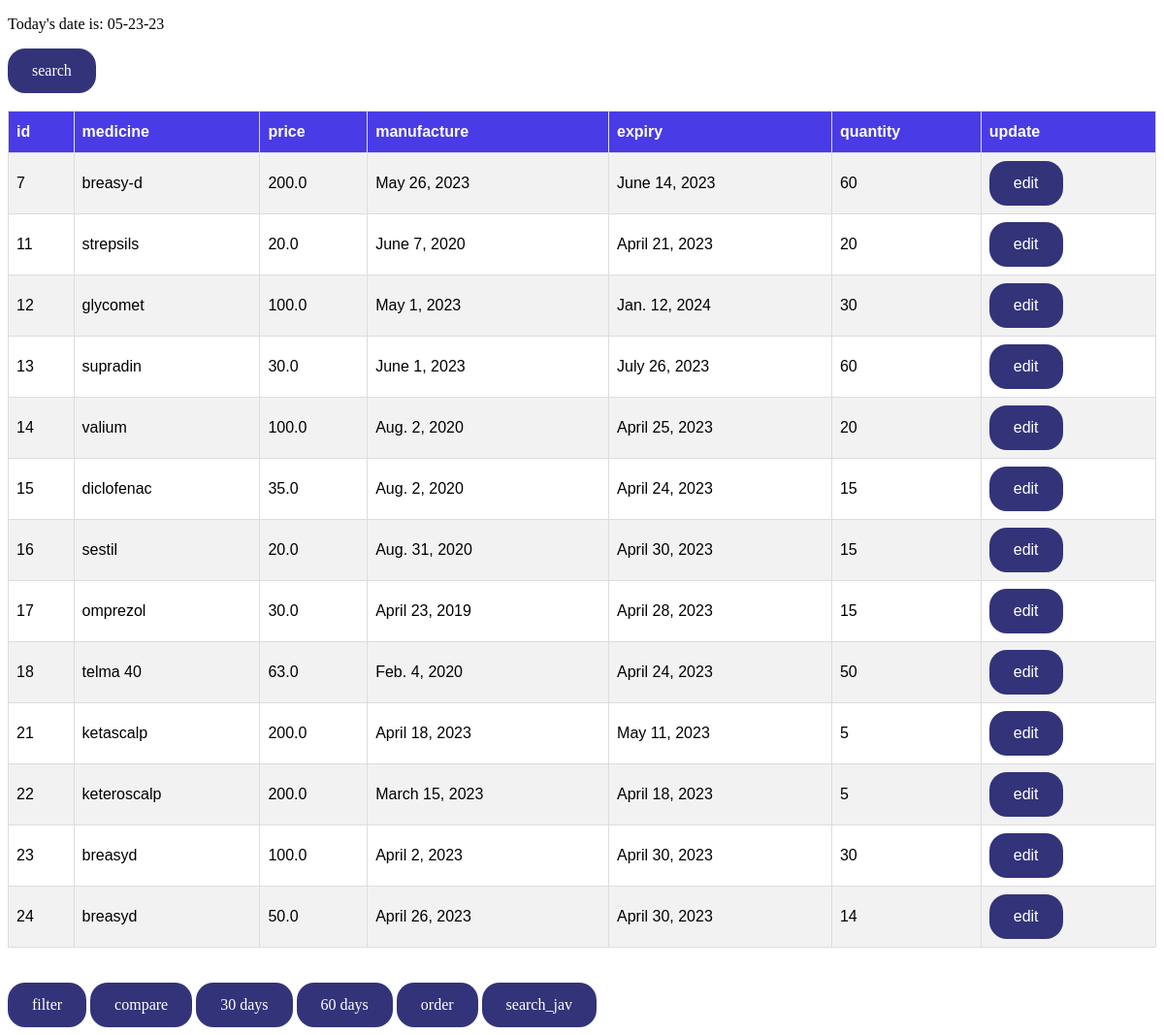
The page / on the database its author committed.
### aap/models.py (models this page shows, shortened)
class products(models.Model):
    id = models.AutoField(primary_key=True)
    medicine =models.CharField(max_length=200,null=True)
    price =models.FloatField(max_length=20,null=True)
    manufacture_date= models.DateField(null=True)
    expiry=models.DateField(null=True)
    quantity = models.IntegerField(default=0,null=True)

### aap/views.py (the view)
# urls.py: path("",views.prod,name="prod"),
def prod(request):
    cont={}
    cont = products.objects.all()
    return render(request,"products.html",{'cont':cont})

### templates/products.html (shortened to what this page needs)
<!DOCTYPE html>
<html lang="en">
<head>
</head>
<body>
    <form action="products" method="POST">
        <table id="customers">
              <tr>
                <th>id</th>
                <th>medicine</th>
                <th>price</th>
                <th>manufacture</th>
                <th>expiry</th>
                <th>quantity</th>
                <th>update</th>
              </tr>
        {% for product in cont %}
              <tr>
                <td>{{product.id}}</td>
                <td>{{product.medicine}}</td>
                <td>{{product.price}}</td>
                <td>{{product.manufacture_date}}</td>
                <td>{{product.expiry}}</td>
                <td>{{product.quantity}}</td>
                <td><a href="{{product.id}}/update">edit</td>
              </tr>
        {% endfor %}
        {% now "m-d-y" as current_date %}
<p>Today's date is: {{ current_date }}</p>
<a href="product_search">search</a><br><br>
    </table><br><br>
    <a href="orderby">filter</a>
    <a href="expi">compare</a>
    <a href="expiring_soon">30 days</a>
    <a href="exp_60">60 days</a>
    <a href="order">order</a>
    <a href="again">search_jav</a>
</form>
</body>
</html>

### templates/products.html (style rules this page uses)
#customers { font-family: Arial, Helvetica, sans-serif; border-collapse: collapse; width: 100%; }
#customers td, #customers th { border: 1px solid #ddd; padding: 8px; }
#customers tr:nth-child(even) { background-color: #f2f2f2; }
#customers th { padding-top: 12px; padding-bottom: 12px; text-align: left; background-color: #493be5; color: white; }
a:link, a:visited { background-color: rgb(51, 51, 122); color: white; padding: 14px 25px; text-align: center; text-decoration: none; display: inline-block; border-radius:18px; }

### rows shown on the page
products: id "7", medicine "breasy-d", price "200.0", manufacture_date "May 26, 2023", expiry "June 14, 2023", quantity "60"
products: id "11", medicine "strepsils", price "20.0", manufacture_date "June 7, 2020", expiry "April 21, 2023", quantity "20"
products: id "12", medicine "glycomet", price "100.0", manufacture_date "May 1, 2023", expiry "Jan. 12, 2024", quantity "30"
products: id "13", medicine "supradin", price "30.0", manufacture_date "June 1, 2023", expiry "July 26, 2023", quantity "60"
products: id "14", medicine "valium", price "100.0", manufacture_date "Aug. 2, 2020", expiry "April 25, 2023", quantity "20"
products: id "15", medicine "diclofenac", price "35.0", manufacture_date "Aug. 2, 2020", expiry "April 24, 2023", quantity "15"
products: id "16", medicine "sestil", price "20.0", manufacture_date "Aug. 31, 2020", expiry "April 30, 2023", quantity "15"
products: id "17", medicine "omprezol", price "30.0", manufacture_date "April 23, 2019", expiry "April 28, 2023", quantity "15"
products: id "18", medicine "telma 40", price "63.0", manufacture_date "Feb. 4, 2020", expiry "April 24, 2023", quantity "50"
products: id "21", medicine "ketascalp", price "200.0", manufacture_date "April 18, 2023", expiry "May 11, 2023", quantity "5"
products: id "22", medicine "keteroscalp", price "200.0", manufacture_date "March 15, 2023", expiry "April 18, 2023", quantity "5"
products: id "23", medicine "breasyd", price "100.0", manufacture_date "April 2, 2023", expiry "April 30, 2023", quantity "30"
products: id "24", medicine "breasyd", price "50.0", manufacture_date "April 26, 2023", expiry "April 30, 2023", quantity "14"

### other values the page prints
{{ current_date }} "05-23-23"
